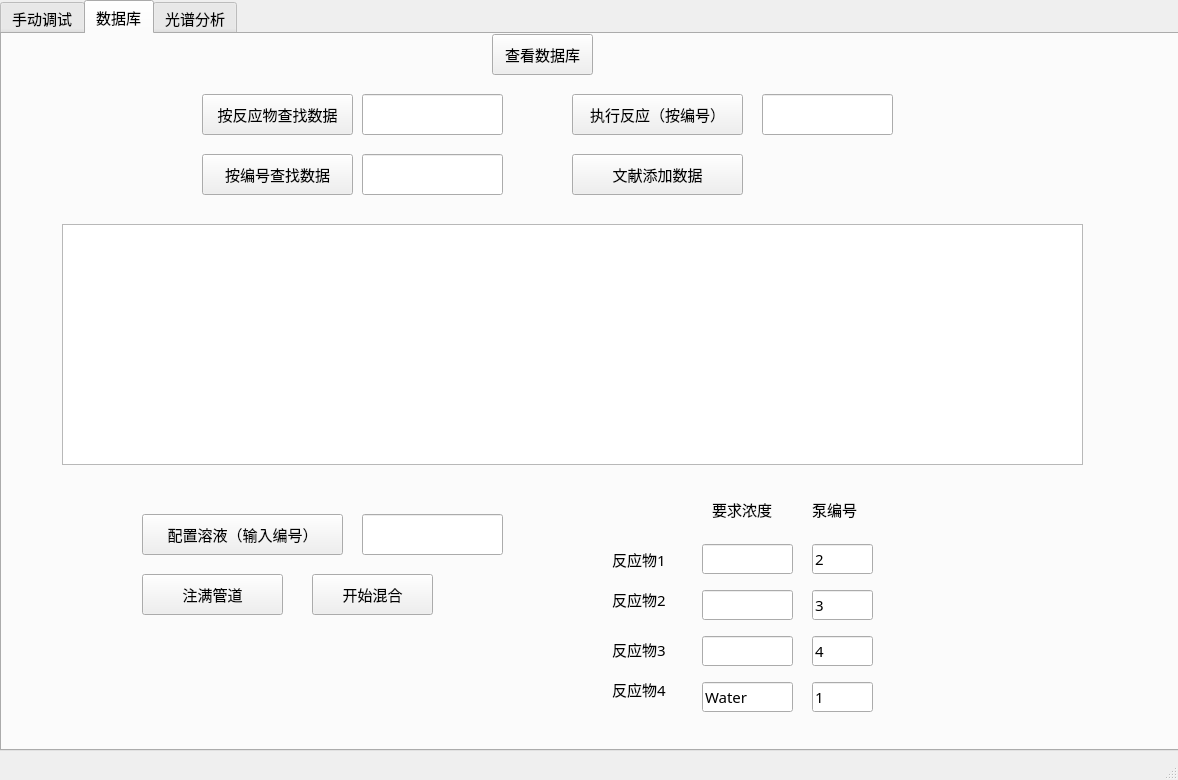
<?xml version="1.0" encoding="UTF-8"?>
<ui version="4.0">
 <class>MainWindow</class>
 <widget class="QMainWindow" name="MainWindow">
  <property name="geometry">
   <rect>
    <x>0</x>
    <y>0</y>
    <width>1178</width>
    <height>780</height>
   </rect>
  </property>
  <property name="windowTitle">
   <string>MainWindow</string>
  </property>
  <widget class="QWidget" name="centralwidget">
   <widget class="QTabWidget" name="tabwidget2">
    <property name="geometry">
     <rect>
      <x>0</x>
      <y>0</y>
      <width>1651</width>
      <height>751</height>
     </rect>
    </property>
    <property name="font">
     <font>
      <family>楷体</family>
      <pointsize>11</pointsize>
     </font>
    </property>
    <property name="toolTip">
     <string>&lt;html&gt;&lt;head/&gt;&lt;body&gt;&lt;p&gt;光谱分许&lt;/p&gt;&lt;/body&gt;&lt;/html&gt;</string>
    </property>
    <property name="whatsThis">
     <string>&lt;html&gt;&lt;head/&gt;&lt;body&gt;&lt;p&gt;&lt;br/&gt;&lt;/p&gt;&lt;/body&gt;&lt;/html&gt;</string>
    </property>
    <property name="currentIndex">
     <number>1</number>
    </property>
    <widget class="QWidget" name="tab">
     <attribute name="title">
      <string>手动调试</string>
     </attribute>
     <widget class="QGroupBox" name="groupBox">
      <property name="geometry">
       <rect>
        <x>10</x>
        <y>20</y>
        <width>661</width>
        <height>701</height>
       </rect>
      </property>
      <property name="title">
       <string>指令发送</string>
      </property>
      <widget class="QLabel" name="label">
       <property name="geometry">
        <rect>
         <x>20</x>
         <y>57</y>
         <width>101</width>
         <height>31</height>
        </rect>
       </property>
       <property name="font">
        <font>
         <family>Agency FB</family>
         <pointsize>12</pointsize>
        </font>
       </property>
       <property name="text">
        <string>抽取速度</string>
       </property>
       <property name="textFormat">
        <enum>Qt::AutoText</enum>
       </property>
       <property name="wordWrap">
        <bool>false</bool>
       </property>
      </widget>
      <widget class="QDial" name="dial">
       <property name="geometry">
        <rect>
         <x>200</x>
         <y>20</y>
         <width>141</width>
         <height>91</height>
        </rect>
       </property>
       <property name="minimum">
        <number>1</number>
       </property>
       <property name="maximum">
        <number>4000</number>
       </property>
       <property name="singleStep">
        <number>200</number>
       </property>
      </widget>
      <widget class="QLCDNumber" name="lcdNumber">
       <property name="geometry">
        <rect>
         <x>420</x>
         <y>30</y>
         <width>191</width>
         <height>71</height>
        </rect>
       </property>
      </widget>
      <widget class="QLabel" name="label_2">
       <property name="geometry">
        <rect>
         <x>20</x>
         <y>160</y>
         <width>101</width>
         <height>31</height>
        </rect>
       </property>
       <property name="font">
        <font>
         <family>Agency FB</family>
         <pointsize>12</pointsize>
        </font>
       </property>
       <property name="text">
        <string>排出速度</string>
       </property>
       <property name="textFormat">
        <enum>Qt::AutoText</enum>
       </property>
       <property name="wordWrap">
        <bool>false</bool>
       </property>
      </widget>
      <widget class="QDial" name="dial_2">
       <property name="geometry">
        <rect>
         <x>210</x>
         <y>130</y>
         <width>131</width>
         <height>91</height>
        </rect>
       </property>
       <property name="minimum">
        <number>1</number>
       </property>
       <property name="maximum">
        <number>4000</number>
       </property>
       <property name="singleStep">
        <number>200</number>
       </property>
      </widget>
      <widget class="QLCDNumber" name="lcdNumber_2">
       <property name="geometry">
        <rect>
         <x>420</x>
         <y>150</y>
         <width>191</width>
         <height>71</height>
        </rect>
       </property>
      </widget>
      <widget class="QLabel" name="label_3">
       <property name="geometry">
        <rect>
         <x>20</x>
         <y>290</y>
         <width>111</width>
         <height>31</height>
        </rect>
       </property>
       <property name="font">
        <font>
         <family>Agency FB</family>
         <pointsize>12</pointsize>
        </font>
       </property>
       <property name="text">
        <string>抽取体积</string>
       </property>
      </widget>
      <widget class="QSlider" name="horizontalSlider">
       <property name="geometry">
        <rect>
         <x>170</x>
         <y>290</y>
         <width>221</width>
         <height>21</height>
        </rect>
       </property>
       <property name="minimum">
        <number>1</number>
       </property>
       <property name="maximum">
        <number>3000</number>
       </property>
       <property name="orientation">
        <enum>Qt::Horizontal</enum>
       </property>
      </widget>
      <widget class="QLCDNumber" name="lcdNumber_3">
       <property name="geometry">
        <rect>
         <x>420</x>
         <y>270</y>
         <width>191</width>
         <height>71</height>
        </rect>
       </property>
      </widget>
      <widget class="QLabel" name="label_4">
       <property name="geometry">
        <rect>
         <x>20</x>
         <y>400</y>
         <width>111</width>
         <height>31</height>
        </rect>
       </property>
       <property name="font">
        <font>
         <family>Agency FB</family>
         <pointsize>12</pointsize>
        </font>
       </property>
       <property name="text">
        <string>循环次数</string>
       </property>
      </widget>
      <widget class="QSlider" name="horizontalSlider_2">
       <property name="geometry">
        <rect>
         <x>170</x>
         <y>410</y>
         <width>221</width>
         <height>21</height>
        </rect>
       </property>
       <property name="minimum">
        <number>1</number>
       </property>
       <property name="maximum">
        <number>30</number>
       </property>
       <property name="orientation">
        <enum>Qt::Horizontal</enum>
       </property>
      </widget>
      <widget class="QLCDNumber" name="lcdNumber_4">
       <property name="geometry">
        <rect>
         <x>420</x>
         <y>390</y>
         <width>191</width>
         <height>71</height>
        </rect>
       </property>
      </widget>
      <widget class="QPushButton" name="pushButton">
       <property name="geometry">
        <rect>
         <x>60</x>
         <y>540</y>
         <width>112</width>
         <height>34</height>
        </rect>
       </property>
       <property name="text">
        <string>初始化</string>
       </property>
      </widget>
      <widget class="QPushButton" name="pushButton_2">
       <property name="geometry">
        <rect>
         <x>280</x>
         <y>540</y>
         <width>112</width>
         <height>34</height>
        </rect>
       </property>
       <property name="text">
        <string>停止</string>
       </property>
      </widget>
      <widget class="QPushButton" name="pushButton_3">
       <property name="geometry">
        <rect>
         <x>510</x>
         <y>540</y>
         <width>112</width>
         <height>34</height>
        </rect>
       </property>
       <property name="text">
        <string>执行</string>
       </property>
      </widget>
     </widget>
     <widget class="QGroupBox" name="groupBox_2">
      <property name="geometry">
       <rect>
        <x>690</x>
        <y>20</y>
        <width>461</width>
        <height>691</height>
       </rect>
      </property>
      <property name="title">
       <string>泵切换与端口控制</string>
      </property>
      <widget class="QLabel" name="label_5">
       <property name="geometry">
        <rect>
         <x>30</x>
         <y>30</y>
         <width>71</width>
         <height>41</height>
        </rect>
       </property>
       <property name="font">
        <font>
         <family>Agency FB</family>
         <pointsize>12</pointsize>
        </font>
       </property>
       <property name="text">
        <string>泵编号</string>
       </property>
      </widget>
      <widget class="QSpinBox" name="spinBox">
       <property name="geometry">
        <rect>
         <x>100</x>
         <y>40</y>
         <width>71</width>
         <height>31</height>
        </rect>
       </property>
       <property name="font">
        <font>
         <family>Arial</family>
         <pointsize>12</pointsize>
        </font>
       </property>
       <property name="maximum">
        <number>3</number>
       </property>
      </widget>
      <widget class="QLabel" name="label_6">
       <property name="geometry">
        <rect>
         <x>30</x>
         <y>90</y>
         <width>91</width>
         <height>41</height>
        </rect>
       </property>
       <property name="font">
        <font>
         <family>Agency FB</family>
         <pointsize>12</pointsize>
        </font>
       </property>
       <property name="text">
        <string>泵端口号</string>
       </property>
      </widget>
      <widget class="QSpinBox" name="spinBox_2">
       <property name="geometry">
        <rect>
         <x>120</x>
         <y>100</y>
         <width>71</width>
         <height>31</height>
        </rect>
       </property>
       <property name="font">
        <font>
         <family>Arial</family>
         <pointsize>12</pointsize>
        </font>
       </property>
       <property name="maximum">
        <number>15</number>
       </property>
      </widget>
      <widget class="QLabel" name="label_7">
       <property name="geometry">
        <rect>
         <x>50</x>
         <y>220</y>
         <width>81</width>
         <height>21</height>
        </rect>
       </property>
       <property name="font">
        <font>
         <family>Arial</family>
         <pointsize>12</pointsize>
        </font>
       </property>
       <property name="text">
        <string>蠕动泵1</string>
       </property>
      </widget>
      <widget class="QLabel" name="label_8">
       <property name="geometry">
        <rect>
         <x>50</x>
         <y>270</y>
         <width>81</width>
         <height>21</height>
        </rect>
       </property>
       <property name="font">
        <font>
         <family>Arial</family>
         <pointsize>12</pointsize>
        </font>
       </property>
       <property name="text">
        <string>蠕动泵2</string>
       </property>
      </widget>
      <widget class="QLabel" name="label_9">
       <property name="geometry">
        <rect>
         <x>50</x>
         <y>320</y>
         <width>81</width>
         <height>21</height>
        </rect>
       </property>
       <property name="font">
        <font>
         <family>Arial</family>
         <pointsize>12</pointsize>
        </font>
       </property>
       <property name="text">
        <string>蠕动泵3</string>
       </property>
      </widget>
      <widget class="QLabel" name="label_10">
       <property name="geometry">
        <rect>
         <x>50</x>
         <y>370</y>
         <width>81</width>
         <height>21</height>
        </rect>
       </property>
       <property name="font">
        <font>
         <family>Arial</family>
         <pointsize>12</pointsize>
        </font>
       </property>
       <property name="text">
        <string>蠕动泵4</string>
       </property>
      </widget>
      <widget class="QWidget" name="verticalLayoutWidget">
       <property name="geometry">
        <rect>
         <x>180</x>
         <y>200</y>
         <width>86</width>
         <height>211</height>
        </rect>
       </property>
       <layout class="QVBoxLayout" name="verticalLayout">
        <item>
         <widget class="QLineEdit" name="rdb1_start">
          <property name="font">
           <font>
            <family>Arial</family>
            <pointsize>12</pointsize>
           </font>
          </property>
         </widget>
        </item>
        <item>
         <widget class="QLineEdit" name="rdb2_start">
          <property name="font">
           <font>
            <family>Arial</family>
            <pointsize>12</pointsize>
           </font>
          </property>
         </widget>
        </item>
        <item>
         <widget class="QLineEdit" name="rdb3_start">
          <property name="font">
           <font>
            <family>Arial</family>
            <pointsize>12</pointsize>
           </font>
          </property>
         </widget>
        </item>
        <item>
         <widget class="QLineEdit" name="rdb4_start">
          <property name="font">
           <font>
            <family>Arial</family>
            <pointsize>12</pointsize>
           </font>
          </property>
         </widget>
        </item>
       </layout>
      </widget>
      <widget class="QWidget" name="verticalLayoutWidget_2">
       <property name="geometry">
        <rect>
         <x>320</x>
         <y>200</y>
         <width>86</width>
         <height>211</height>
        </rect>
       </property>
       <layout class="QVBoxLayout" name="verticalLayout_2">
        <item>
         <widget class="QLineEdit" name="rdb1_end">
          <property name="font">
           <font>
            <family>Arial</family>
            <pointsize>12</pointsize>
           </font>
          </property>
         </widget>
        </item>
        <item>
         <widget class="QLineEdit" name="rdb2_end">
          <property name="font">
           <font>
            <family>Arial</family>
            <pointsize>12</pointsize>
           </font>
          </property>
         </widget>
        </item>
        <item>
         <widget class="QLineEdit" name="rdb3_end">
          <property name="font">
           <font>
            <family>Arial</family>
            <pointsize>12</pointsize>
           </font>
          </property>
         </widget>
        </item>
        <item>
         <widget class="QLineEdit" name="rdb4_end">
          <property name="font">
           <font>
            <family>Arial</family>
            <pointsize>12</pointsize>
           </font>
          </property>
         </widget>
        </item>
       </layout>
      </widget>
      <widget class="QLabel" name="label_11">
       <property name="geometry">
        <rect>
         <x>171</x>
         <y>180</y>
         <width>101</width>
         <height>20</height>
        </rect>
       </property>
       <property name="font">
        <font>
         <family>仿宋</family>
         <pointsize>10</pointsize>
        </font>
       </property>
       <property name="text">
        <string>开始时间(s)</string>
       </property>
      </widget>
      <widget class="QLabel" name="label_12">
       <property name="geometry">
        <rect>
         <x>310</x>
         <y>180</y>
         <width>101</width>
         <height>20</height>
        </rect>
       </property>
       <property name="font">
        <font>
         <family>仿宋</family>
         <pointsize>10</pointsize>
        </font>
       </property>
       <property name="text">
        <string>结束时间(s)</string>
       </property>
      </widget>
      <widget class="QPushButton" name="rdb_exec">
       <property name="geometry">
        <rect>
         <x>30</x>
         <y>440</y>
         <width>101</width>
         <height>41</height>
        </rect>
       </property>
       <property name="font">
        <font>
         <family>仿宋</family>
         <pointsize>12</pointsize>
        </font>
       </property>
       <property name="text">
        <string>执行</string>
       </property>
      </widget>
      <widget class="QPushButton" name="rdb_clean">
       <property name="geometry">
        <rect>
         <x>180</x>
         <y>440</y>
         <width>111</width>
         <height>41</height>
        </rect>
       </property>
       <property name="font">
        <font>
         <family>仿宋</family>
         <pointsize>12</pointsize>
        </font>
       </property>
       <property name="text">
        <string>清洗</string>
       </property>
      </widget>
      <widget class="QPushButton" name="rdc_absorb">
       <property name="geometry">
        <rect>
         <x>330</x>
         <y>440</y>
         <width>111</width>
         <height>41</height>
        </rect>
       </property>
       <property name="font">
        <font>
         <family>仿宋</family>
         <pointsize>12</pointsize>
        </font>
       </property>
       <property name="text">
        <string>测吸收基线</string>
       </property>
      </widget>
      <widget class="QLabel" name="label_14">
       <property name="geometry">
        <rect>
         <x>210</x>
         <y>30</y>
         <width>121</width>
         <height>41</height>
        </rect>
       </property>
       <property name="font">
        <font>
         <family>Agency FB</family>
         <pointsize>12</pointsize>
        </font>
       </property>
       <property name="text">
        <string>蠕动泵端口号</string>
       </property>
      </widget>
      <widget class="QSpinBox" name="spinBox_3">
       <property name="geometry">
        <rect>
         <x>340</x>
         <y>40</y>
         <width>71</width>
         <height>31</height>
        </rect>
       </property>
       <property name="font">
        <font>
         <family>Arial</family>
         <pointsize>12</pointsize>
        </font>
       </property>
       <property name="maximum">
        <number>15</number>
       </property>
      </widget>
     </widget>
    </widget>
    <widget class="QWidget" name="tab_2">
     <attribute name="title">
      <string>数据库</string>
     </attribute>
     <widget class="QPushButton" name="Data_look">
      <property name="geometry">
       <rect>
        <x>490</x>
        <y>0</y>
        <width>101</width>
        <height>41</height>
       </rect>
      </property>
      <property name="text">
       <string>查看数据库</string>
      </property>
     </widget>
     <widget class="QPushButton" name="Data_R_search">
      <property name="geometry">
       <rect>
        <x>200</x>
        <y>60</y>
        <width>151</width>
        <height>41</height>
       </rect>
      </property>
      <property name="text">
       <string>按反应物查找数据</string>
      </property>
     </widget>
     <widget class="QPushButton" name="Data_N_search">
      <property name="geometry">
       <rect>
        <x>200</x>
        <y>120</y>
        <width>151</width>
        <height>41</height>
       </rect>
      </property>
      <property name="text">
       <string>按编号查找数据</string>
      </property>
     </widget>
     <widget class="QPushButton" name="Data_reaction">
      <property name="geometry">
       <rect>
        <x>570</x>
        <y>60</y>
        <width>171</width>
        <height>41</height>
       </rect>
      </property>
      <property name="text">
       <string>执行反应（按编号）</string>
      </property>
     </widget>
     <widget class="QTableWidget" name="Datatable">
      <property name="geometry">
       <rect>
        <x>60</x>
        <y>190</y>
        <width>1021</width>
        <height>241</height>
       </rect>
      </property>
     </widget>
     <widget class="QLineEdit" name="Data_R_tx">
      <property name="geometry">
       <rect>
        <x>360</x>
        <y>60</y>
        <width>141</width>
        <height>41</height>
       </rect>
      </property>
      <property name="toolTip">
       <string/>
      </property>
     </widget>
     <widget class="QLineEdit" name="Data_N_tv">
      <property name="geometry">
       <rect>
        <x>360</x>
        <y>120</y>
        <width>141</width>
        <height>41</height>
       </rect>
      </property>
     </widget>
     <widget class="QLineEdit" name="lineEdit">
      <property name="geometry">
       <rect>
        <x>760</x>
        <y>60</y>
        <width>131</width>
        <height>41</height>
       </rect>
      </property>
      <property name="toolTip">
       <string>&lt;html&gt;&lt;head/&gt;&lt;body&gt;&lt;p&gt;按编号&lt;/p&gt;&lt;/body&gt;&lt;/html&gt;</string>
      </property>
     </widget>
     <widget class="QPushButton" name="N_peizhi">
      <property name="geometry">
       <rect>
        <x>140</x>
        <y>480</y>
        <width>201</width>
        <height>41</height>
       </rect>
      </property>
      <property name="text">
       <string>配置溶液（输入编号）</string>
      </property>
     </widget>
     <widget class="QLineEdit" name="Data_peizhi">
      <property name="geometry">
       <rect>
        <x>360</x>
        <y>480</y>
        <width>141</width>
        <height>41</height>
       </rect>
      </property>
      <property name="text">
       <string/>
      </property>
     </widget>
     <widget class="QLabel" name="react1">
      <property name="geometry">
       <rect>
        <x>610</x>
        <y>510</y>
        <width>91</width>
        <height>31</height>
       </rect>
      </property>
      <property name="text">
       <string>反应物1</string>
      </property>
     </widget>
     <widget class="QLabel" name="label_16">
      <property name="geometry">
       <rect>
        <x>710</x>
        <y>460</y>
        <width>91</width>
        <height>31</height>
       </rect>
      </property>
      <property name="text">
       <string>要求浓度</string>
      </property>
     </widget>
     <widget class="QWidget" name="verticalLayoutWidget_3">
      <property name="geometry">
       <rect>
        <x>700</x>
        <y>500</y>
        <width>91</width>
        <height>191</height>
       </rect>
      </property>
      <layout class="QVBoxLayout" name="verticalLayout_3">
       <item>
        <widget class="QLineEdit" name="req1"/>
       </item>
       <item>
        <widget class="QLineEdit" name="req2"/>
       </item>
       <item>
        <widget class="QLineEdit" name="req3"/>
       </item>
       <item>
        <widget class="QLineEdit" name="req4">
         <property name="text">
          <string>Water</string>
         </property>
        </widget>
       </item>
      </layout>
     </widget>
     <widget class="QLabel" name="react2">
      <property name="geometry">
       <rect>
        <x>610</x>
        <y>550</y>
        <width>91</width>
        <height>31</height>
       </rect>
      </property>
      <property name="text">
       <string>反应物2</string>
      </property>
     </widget>
     <widget class="QLabel" name="label_19">
      <property name="geometry">
       <rect>
        <x>610</x>
        <y>600</y>
        <width>91</width>
        <height>31</height>
       </rect>
      </property>
      <property name="text">
       <string>反应物3</string>
      </property>
     </widget>
     <widget class="QLabel" name="react4">
      <property name="geometry">
       <rect>
        <x>610</x>
        <y>640</y>
        <width>91</width>
        <height>31</height>
       </rect>
      </property>
      <property name="text">
       <string>反应物4</string>
      </property>
     </widget>
     <widget class="QWidget" name="verticalLayoutWidget_6">
      <property name="geometry">
       <rect>
        <x>810</x>
        <y>500</y>
        <width>61</width>
        <height>191</height>
       </rect>
      </property>
      <layout class="QVBoxLayout" name="verticalLayout_6">
       <item>
        <widget class="QLineEdit" name="pump1">
         <property name="text">
          <string>2</string>
         </property>
        </widget>
       </item>
       <item>
        <widget class="QLineEdit" name="pump2">
         <property name="text">
          <string>3</string>
         </property>
        </widget>
       </item>
       <item>
        <widget class="QLineEdit" name="pump3">
         <property name="text">
          <string>4</string>
         </property>
        </widget>
       </item>
       <item>
        <widget class="QLineEdit" name="own4_2">
         <property name="text">
          <string>1</string>
         </property>
        </widget>
       </item>
      </layout>
     </widget>
     <widget class="QLabel" name="label_18">
      <property name="geometry">
       <rect>
        <x>810</x>
        <y>460</y>
        <width>91</width>
        <height>31</height>
       </rect>
      </property>
      <property name="text">
       <string>泵编号</string>
      </property>
     </widget>
     <widget class="QPushButton" name="Data_added">
      <property name="geometry">
       <rect>
        <x>570</x>
        <y>120</y>
        <width>171</width>
        <height>41</height>
       </rect>
      </property>
      <property name="text">
       <string>文献添加数据</string>
      </property>
     </widget>
     <widget class="QPushButton" name="pb_fill">
      <property name="geometry">
       <rect>
        <x>140</x>
        <y>540</y>
        <width>141</width>
        <height>41</height>
       </rect>
      </property>
      <property name="text">
       <string>注满管道</string>
      </property>
     </widget>
     <widget class="QPushButton" name="pb_mix">
      <property name="geometry">
       <rect>
        <x>310</x>
        <y>540</y>
        <width>121</width>
        <height>41</height>
       </rect>
      </property>
      <property name="text">
       <string>开始混合</string>
      </property>
     </widget>
    </widget>
    <widget class="QWidget" name="tab_3">
     <attribute name="title">
      <string>光谱分析</string>
     </attribute>
     <widget class="QPushButton" name="exec_spec">
      <property name="geometry">
       <rect>
        <x>80</x>
        <y>60</y>
        <width>131</width>
        <height>61</height>
       </rect>
      </property>
      <property name="text">
       <string>光谱图</string>
      </property>
     </widget>
     <widget class="QLabel" name="label_13">
      <property name="geometry">
       <rect>
        <x>80</x>
        <y>190</y>
        <width>961</width>
        <height>491</height>
       </rect>
      </property>
      <property name="text">
       <string/>
      </property>
      <property name="pixmap">
       <pixmap>G:/图库/11-17-01-90-7.jpg</pixmap>
      </property>
     </widget>
    </widget>
   </widget>
  </widget>
  <widget class="QMenuBar" name="menubar">
   <property name="geometry">
    <rect>
     <x>0</x>
     <y>0</y>
     <width>1178</width>
     <height>26</height>
    </rect>
   </property>
  </widget>
  <widget class="QStatusBar" name="statusbar"/>
 </widget>
 <resources/>
 <connections/>
</ui>
